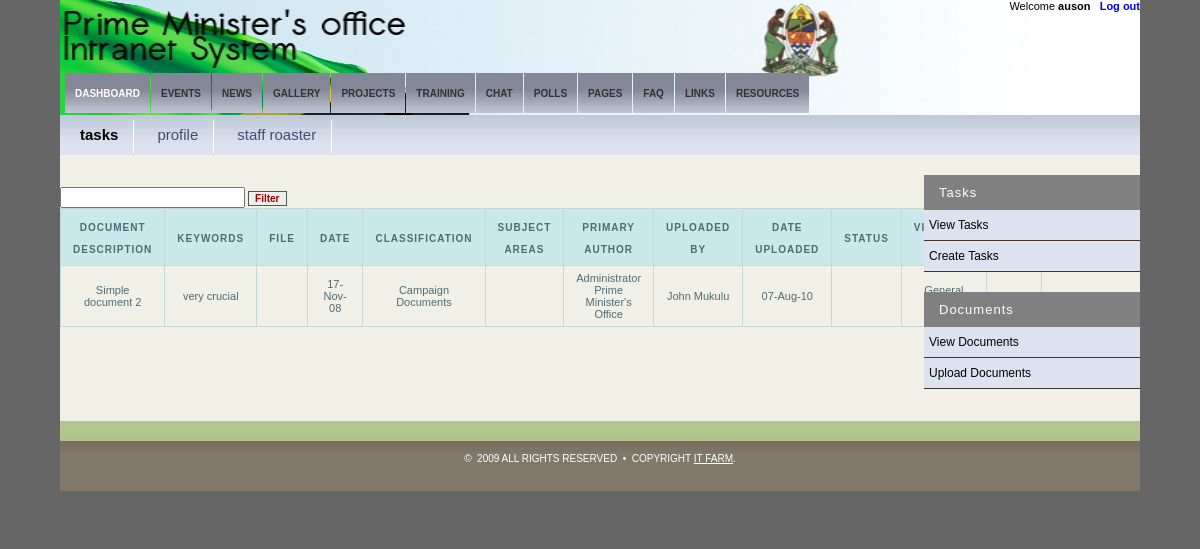
The page /modules/tasks/main.php?page=dashboard&tag=viewdocs (signed in) on the database its author committed.
### tables this page shows
CREATE TABLE IF NOT EXISTS `authuser` (
  `id` int(11) NOT NULL AUTO_INCREMENT,
  `uname` varchar(25) NOT NULL DEFAULT '',
  `passwd` varchar(32) NOT NULL DEFAULT '',
  `name` varchar(100) NOT NULL DEFAULT '',
  `surname` varchar(100) NOT NULL DEFAULT '',
  `email` varchar(100) NOT NULL DEFAULT '',
  `mobile` varchar(255) NOT NULL,
  `location` varchar(255) NOT NULL,
  `team` varchar(25) NOT NULL DEFAULT '',
  `level` int(4) NOT NULL DEFAULT '0',
  `status` varchar(10) NOT NULL DEFAULT '',
  `lastlogin` datetime DEFAULT NULL,
  `logincount` int(11) DEFAULT NULL,
  `prefix` varchar(10) NOT NULL,
  `department` varchar(200) NOT NULL,
  `address` varchar(250) NOT NULL,
  `city` varchar(200) NOT NULL,
  `zip` varchar(100) NOT NULL,
  `country` varchar(250) NOT NULL,
  PRIMARY KEY (`id`)
);

CREATE TABLE IF NOT EXISTS `tbl_documents` (
  `document_id` int(11) NOT NULL,
  `document_description` varchar(255) DEFAULT NULL,
  `document_keywords` varchar(255) DEFAULT NULL,
  `document_file_name` varchar(255) DEFAULT NULL,
  `document_classification_id` varchar(3) DEFAULT NULL,
  `primary_author_id` varchar(8) DEFAULT NULL,
  `uploaded_by` varchar(8) DEFAULT NULL,
  `date_uploaded` datetime DEFAULT NULL,
  `document_status` varchar(6) DEFAULT NULL,
  `document_viewable_by_id` varchar(3) DEFAULT NULL,
  `file_id` varchar(20) DEFAULT NULL,
  `document_date` datetime DEFAULT NULL,
  PRIMARY KEY (`document_id`),
  KEY `fi0` (`primary_author_id`),
  KEY `fi1` (`primary_author_id`),
  KEY `fi2` (`document_status`),
  KEY `fi3` (`document_viewable_by_id`),
  KEY `fi4` (`document_classification_id`),
  KEY `fi5` (`primary_author_id`)
);

CREATE TABLE IF NOT EXISTS `tbl_setup_document_classifications` (
  `document_classification_id` varchar(3) NOT NULL,
  `document_classification` varchar(50) DEFAULT NULL,
  `status` char(6) NOT NULL,
  PRIMARY KEY (`document_classification_id`)
);

CREATE TABLE IF NOT EXISTS `tbl_list_document_viewable_by` (
  `document_viewable_by_id` varchar(3) NOT NULL,
  `document_viewable_by` varchar(100) DEFAULT NULL,
  PRIMARY KEY (`document_viewable_by_id`)
);

### modules/tasks/config_imported/coresql.inc.php (called while the page is built, shortened)
<?php
$qry_current_assignments_SQL = "SELECT tbl_assignments.task_id, Max(tbl_assignments.assignment_date) AS current_assignment_date
								FROM tbl_assignments
								GROUP BY tbl_assignments.task_id";
$qry_current_assignees_SQL = "SELECT qry_current_assignments.task_id, qry_current_assignments.current_assignment_date, tbl_assignments.assigned_to, tbl_assignments.task_viewable_by_id
							FROM (".$qry_current_assignments_SQL.") as qry_current_assignments INNER JOIN tbl_assignments ON (qry_current_assignments.current_assignment_date = tbl_assignments.assignment_date) AND (qry_current_assignments.task_id = tbl_assignments.task_id)";
$qry_current_assignees_with_creators_SQL = "SELECT tbl_tasks.task_id, IF(IsNull(assigned_to),created_by,assigned_to) AS assignee_id, qry_current_assignees.task_viewable_by_id
											FROM tbl_tasks LEFT JOIN (".$qry_current_assignees_SQL.") as qry_current_assignees ON tbl_tasks.task_id = qry_current_assignees.task_id";
$qry_ever_created_by_user_SQL = "SELECT tbl_tasks.task_id
								FROM tbl_tasks
								WHERE tbl_tasks.created_by='".$current_user_id."'
								AND task_closure_classification_id is null or task_closure_classification_id <> 'Voi'";
$qry_ever_assigned_by_user_SQL = "SELECT tbl_assignments.task_id
								FROM tbl_assignments inner join tbl_tasks on tbl_assignments.task_id = tbl_tasks.task_id
								WHERE tbl_assignments.assigned_by='".$current_user_id."'
								AND task_closure_classification_id is null or task_closure_classification_id <> 'Voi'";
$qry_ever_referred_to_user_SQL = "SELECT tbl_referrals.task_id
								FROM tbl_referrals inner join tbl_tasks on tbl_referrals.task_id = tbl_tasks.task_id
								WHERE tbl_referrals.referred_to='".$current_user_id."'
								AND task_closure_classification_id is null or task_closure_classification_id <> 'Voi'";
$qry_ever_referred_to_user_as_group_leader_SQL = "SELECT tbl_referrals.task_id
													FROM (tbl_referrals INNER JOIN tbl_group_membership ON tbl_referrals.referred_to = tbl_group_membership.group_id) inner join tbl_tasks on tbl_referrals.task_id = tbl_tasks.task_id
													WHERE tbl_group_membership.member_id='".$current_user_id."'
													AND tbl_group_membership.role_in_group_type='Leader'
													AND task_closure_classification_id is null or task_closure_classification_id <> 'Voi'";
$qry_ever_referred_to_user_as_group_member_SQL = "SELECT tbl_referrals.task_id
													FROM (tbl_referrals INNER JOIN tbl_group_membership ON tbl_referrals.referred_to = tbl_group_membership.group_id) inner join tbl_tasks on tbl_referrals.task_id = tbl_tasks.task_id
													WHERE tbl_group_membership.member_id='".$current_user_id."'
													AND tbl_group_membership.role_in_group_type<>'Leader'
													AND tbl_referrals.task_viewable_by_id='GPA'
													AND task_closure_classification_id is null or task_closure_classification_id <> 'Voi'";
$qry_currently_assigned_to_user_SQL = "SELECT qry_current_assignees_with_creators.task_id
								FROM (".$qry_current_assignees_with_creators_SQL.") as qry_current_assignees_with_creators inner join tbl_tasks on qry_current_assignees_with_creators.task_id = tbl_tasks.task_id
								WHERE qry_current_assignees_with_creators.assignee_id='".$current_user_id."'
								AND task_closure_classification_id is null or task_closure_classification_id <> 'Voi'";
$qry_currently_assigned_to_user_as_group_leader_SQL = "SELECT qry_current_assignees_with_creators.task_id
														FROM ((".$qry_current_assignees_with_creators_SQL.") as qry_current_assignees_with_creators INNER JOIN tbl_group_membership ON qry_current_assignees_with_creators.assignee_id = tbl_group_membership.group_id) inner join tbl_tasks on qry_current_assignees_with_creators.task_id = tbl_tasks.task_id
														WHERE tbl_group_membership.member_id='".$current_user_id."'
														AND tbl_group_membership.role_in_group_type='Leader'
														AND task_closure_classification_id is null or task_closure_classification_id <> 'Voi'";
$qry_currently_assigned_to_user_as_group_member_SQL = "SELECT qry_current_assignees_with_creators.task_id
														FROM ((".$qry_current_assignees_with_creators_SQL.") as qry_current_assignees_with_creators INNER JOIN tbl_group_membership ON qry_current_assignees_with_creators.assignee_id = tbl_group_membership.group_id) inner join tbl_tasks on qry_current_assignees_with_creators.task_id = tbl_tasks.task_id
														WHERE tbl_group_membership.member_id='".$current_user_id."'
														AND tbl_group_membership.role_in_group_type <>'Leader'
														AND qry_current_assignees_with_creators.task_viewable_by_id='GPA'
														AND task_closure_classification_id is null or task_closure_classification_id <> 'Voi'";
$qry_related_to_user_SQL = "SELECT qry_ever_created_by_user.*
							from (".$qry_ever_created_by_user_SQL.") as qry_ever_created_by_user
							UNION
							SELECT qry_ever_assigned_by_user.*
							from (".$qry_ever_assigned_by_user_SQL.") as qry_ever_assigned_by_user
							UNION
							SELECT qry_ever_referred_to_user.*
							from (".$qry_ever_referred_to_user_SQL.") as qry_ever_referred_to_user
							UNION
							SELECT qry_ever_referred_to_user_as_group_leader.*
							from (".$qry_ever_referred_to_user_as_group_leader_SQL.") as qry_ever_referred_to_user_as_group_leader
							UNION
							SELECT qry_ever_referred_to_user_as_group_member.*
							from (".$qry_ever_referred_to_user_as_group_member_SQL.") as qry_ever_referred_to_user_as_group_member
							UNION
							SELECT qry_currently_assigned_to_user.*
							from (".$qry_currently_assigned_to_user_SQL.") as qry_currently_assigned_to_user
							UNION
							SELECT qry_currently_assigned_to_user_as_group_leader.*
							from (".$qry_currently_assigned_to_user_as_group_leader_SQL.") as qry_currently_assigned_to_user_as_group_leader
							UNION
							SELECT qry_currently_assigned_to_user_as_group_member.*
							from (".$qry_currently_assigned_to_user_as_group_member_SQL.") as qry_currently_assigned_to_user_as_group_member
							";
$qry_related_to_user_distinct_SQL = "SELECT distinct qry_related_to_user.task_id
											FROM (".$qry_related_to_user_SQL.") as qry_related_to_user";
$qry_join_users_groups_entities_SQL = "(Select id as user_group_entity_id, concat(name, ' ', surname) as user_group_entity_description from authuser)
										UNION
										(Select group_id as user_group_entity_id, group_name as user_group_entity_description from tbl_groups)
										UNION
										(Select entity_id as user_group_entity_id, entity_name as user_group_entity_description from tbl_entities)
										";
$qry_documents_user_tasks_SQL = "SELECT distinct tbl_task_documents.document_id
								FROM (".$qry_related_to_user_distinct_SQL.")  as qry_related_to_user_distinct INNER JOIN tbl_task_documents ON qry_related_to_user_distinct.task_id = tbl_task_documents.task_id
									";
$qry_documents_user_uploaded_SQL = "SELECT tbl_documents.document_id
								FROM tbl_documents
								WHERE tbl_documents.uploaded_by='".$current_user_id."'
								";
$qry_documents_intput_SQL = "SELECT distinct tbl_documents.document_id
								FROM tbl_documents
								WHERE tbl_documents.document_viewable_by_id='PUB'
								";
$qry_documents_viewable_SQL = "Select qry_documents_user_tasks.document_id from (".$qry_documents_user_tasks_SQL.") as qry_documents_user_tasks
								UNION
								Select qry_documents_user_uploaded.document_id from (".$qry_documents_user_uploaded_SQL.") as qry_documents_user_uploaded
								UNION
								Select qry_documents_intput.document_id from (".$qry_documents_intput_SQL.") as qry_documents_intput
								";
$qry_document_subject_area_list_SQL = "Select document_id, GROUP_CONCAT(subject_area ORDER BY subject_area SEPARATOR '<br>') AS subject_area_list
										FROM tbl_setup_subject_areas INNER JOIN tbl_document_subject_areas ON tbl_setup_subject_areas.subject_area_id = tbl_document_subject_areas.subject_area_id
										GROUP BY document_id
										";
?>

### modules/tasks/config_imported/functionsgeneral.inc.php (called while the page is built, shortened)
<?php
function NullToLateDate($TheDate) {
	if ($TheDate == "") {
		return '3099-12-30';
	} else {
		return $TheDate;
	}
}
?>

### modules/tasks/dashboard/viewdocuments.php (the view, shortened to what this page needs)
<?php
	@include_once('config.php');
	@include_once('config_imported/connect.inc.php');
	@include_once('config_imported/coresql.inc.php');
	@include_once('config_imported/functionsdate.inc.php');
	@include_once('config_imported/functionsgeneral.inc.php');
    @include_once('config_imported/settings.inc.php');
	global $docs_dir;
	$uploaddirrel = $docs_dir;
$search_string = $_GET['search_string'];
$qry_document_SQL = "SELECT tbl_documents.*, authuser.name, authuser.surname, tbl_setup_document_classifications.document_classification, qry_join_users_groups_entities.user_group_entity_description, tbl_list_document_viewable_by.document_viewable_by, concat(name,' ',surname) as uploaded_by_desc, DATE_FORMAT(date_uploaded,'%d-%b-%y') AS date_uploaded_formatted, qry_document_subject_area_list.subject_area_list, concat(tbl_documents.file_id, ' - ', tbl_setup_files.file) as file_desc, DATE_FORMAT(document_date,'%d-%b-%y') AS document_date_formatted
						FROM (((((tbl_documents LEFT JOIN tbl_setup_document_classifications ON tbl_documents.document_classification_id = tbl_setup_document_classifications.document_classification_id) LEFT JOIN (".$qry_join_users_groups_entities_SQL.") as qry_join_users_groups_entities ON tbl_documents.primary_author_id =  qry_join_users_groups_entities.user_group_entity_id) LEFT JOIN authuser ON tbl_documents.uploaded_by = authuser.id) LEFT JOIN tbl_list_document_viewable_by ON tbl_documents.document_viewable_by_id = tbl_list_document_viewable_by.document_viewable_by_id) left join (".$qry_document_subject_area_list_SQL.") as qry_document_subject_area_list on  qry_document_subject_area_list.document_id = tbl_documents.document_id) left join tbl_setup_files on tbl_documents.file_id = tbl_setup_files.file_id
					WHERE tbl_documents.document_id in (".$qry_documents_viewable_SQL.")
					AND (tbl_documents.document_description Like '%".$search_string."%'
						OR tbl_documents.document_keywords Like '%".$search_string."%'
						OR tbl_setup_document_classifications.document_classification Like '%".$search_string."%'
						OR qry_join_users_groups_entities.user_group_entity_description Like '%".$search_string."%'
						OR concat(name,' ',surname) Like '%".$search_string."%'
						OR qry_document_subject_area_list.subject_area_list Like '%".$search_string."%'
						OR concat(tbl_documents.file_id, ' - ', tbl_setup_files.file) Like '%".$search_string."%'
						)
					ORDER BY date_uploaded desc";
?>
	<form name="filter_form" method="Get" action="<?php echo $dashboardPage?>">
		<input type="text" name="search_string" value="<?php echo $search_string?>" class="vform" />
		<input type="submit" value="Filter" class="button"/>
	</form>
<div class="">
	<table class="sorted" style="font-size:90%">
	<thead>
	<tr>
			<th>Document description</th>
			<th>Keywords</th>
			<th>File</th>
			<th>Date</th>
			<th>Classification</th>
			<th>Subject areas</th>
			<th>Primary author</th>
			<th>Uploaded by</th>
			<th>Date uploaded</th>
			<th>Status</th>
			<th>Viewable by</th>
	</tr>
	</thead>
	<tbody>
	<?php
	$qry_document_result = mysql_query($qry_document_SQL);
	if (!$qry_document_result) {
			exit('<p>Error performing document query: '.mysql_error().'</p>');
	} else {
		if (mysql_num_rows($qry_document_result) == 0) {
			echo "</tbody></table><P  class='centered'>No documents meet the filter criteria</P>";
		}
		else {
			While ($qry_document_row = mysql_fetch_array($qry_document_result)) {
				$filename = $qry_document_row['document_file_name'];
				echo '<tr onClick="window.location=\''.$uploaddirrel.$filename.'\'">';
				?>
				<td axis="string" headers="desc">
					<?php echo $qry_document_row['document_description'] ?></td>
				<td axis="string" headers="keywords">
					<?php echo $qry_document_row['document_keywords'] ?></td>
				<td axis="string" headers="file">
					<?php echo $qry_document_row['file_desc'] ?></td>
				<td axis="date" headers="documentdate"
					title="<?php echo NullToLateDate(substr($qry_document_row['document_date'],0,10)) ?>">
					<?php echo $qry_document_row['document_date_formatted'] ?></td>
				<td axis="string" headers="classification">
					<?php echo $qry_document_row['document_classification'] ?></td>
				<td axis="string" headers="subjectareas">
					<?php echo $qry_document_row['subject_area_list'] ?></td>
				<td axis="string" headers="author">
					<?php echo $qry_document_row['user_group_entity_description'] ?></td>
				<td axis="string" headers="uploadedby">
					<?php echo $qry_document_row['uploaded_by_desc'] ?></td>
				<td axis="date" headers="dateuploaded"
					title="<?php echo substr($qry_task_row['date_uploaded'],0,10) ?>">
					<?php echo $qry_document_row['date_uploaded_formatted'] ?></td>
				<td axis="string" headers="status">
					<?php echo $qry_document_row['document_status'] ?></td>
				<td axis="string" headers="viewableby">
					<?php echo $qry_document_row['document_viewable_by'] ?></td>
				</tr>
				<?php
			}
		}
	}
?>
</tbody>
	</table>
</div>

### modules/tasks/stylesheets/main.css (style rules this page uses)
body { margin: 0px; padding: 0; background: #666666; text-align: justify; font-family: Tahoma, Arial, Helvetica, sans-serif; font-size: 11px; color: #3D3726; }
.button { font-family: Verdana, Arial, Helvetica, sans-serif; font-size: 10px; font-style: normal; font-weight : bold; color: #aa0000; cursor: pointer; border: #555555 1px solid; }

### modules/tasks/stylesheets/table_style.css (style rules this page uses)
table { width:100%; padding: 0; margin: 0 auto 1.5em auto; border-left: 1px solid #C1DAD7; border-collapse:collapse; }
th { font: bold 10px/22px "Trebuchet MS", Verdana, Arial, Helvetica, sans-serif; color: #4f6b72; border-right: 1px solid #C1DAD7; border-bottom: 1px solid #C1DAD7; border-top: 1px solid #C1DAD7; letter-spacing: 1px; text-transform: uppercase; text-align:center; padding: 8px 12px 4px 12px; background: #CAE8EA url(/statics/images/bg_header.jpg) no-repeat; vertical-align:middle; }
td { font: normal 11px "Trebuchet MS", Verdana, Arial, Helvetica, sans-serif; border-right: 1px solid #C1DAD7; border-bottom: 1px solid #C1DAD7; padding: 6px 12px 6px 12px; color: #4f6b72; text-align:center; }

### rows shown on the page
authuser: tbl_documents.document_description "Simple document 2", tbl_documents.document_keywords "very crucial", document_date_formatted "17-Nov-08", tbl_setup_document_classifications.document_classification "Campaign Documents", user_group_entity_description "Administrator Prime Minister's Office", uploaded_by_desc "John Mukulu", date_uploaded_formatted "07-Aug-10", tbl_list_document_viewable_by.document_viewable_by "General…"

### other values the page prints
$_SESSION['username'] "auson"
$main_url[$incr][0] "DASHBOARD"
$main_url[$incr][0] "EVENTS"
$main_url[$incr][0] "NEWS"
$main_url[$incr][0] "GALLERY"
$main_url[$incr][0] "PROJECTS"
$main_url[$incr][0] "TRAINING"
$main_url[$incr][0] "CHAT"
$main_url[$incr][0] "POLLS"
$main_url[$incr][0] "PAGES"
$main_url[$incr][0] "FAQ"
$main_url[$incr][0] "LINKS"
$main_url[$incr][0] "RESOURCES"
$url[$incr][0] "tasks"
$url[$incr][0] "profile"
